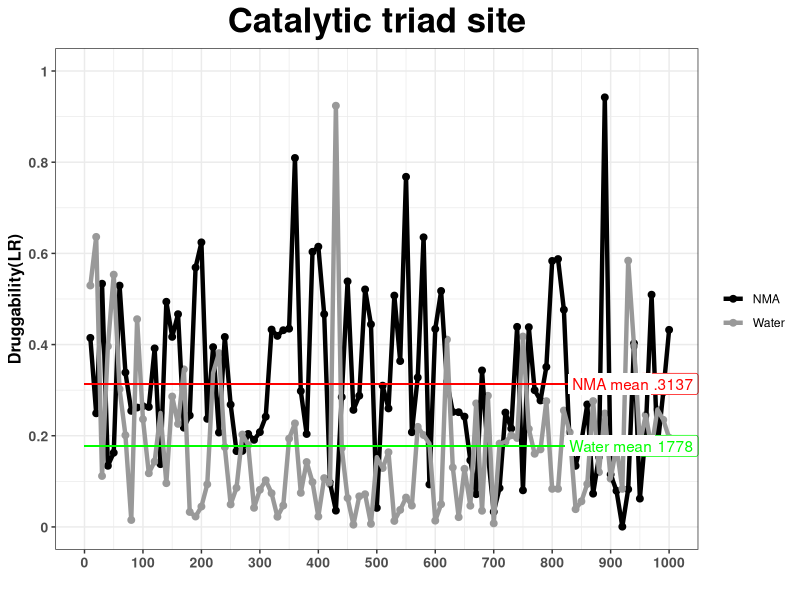
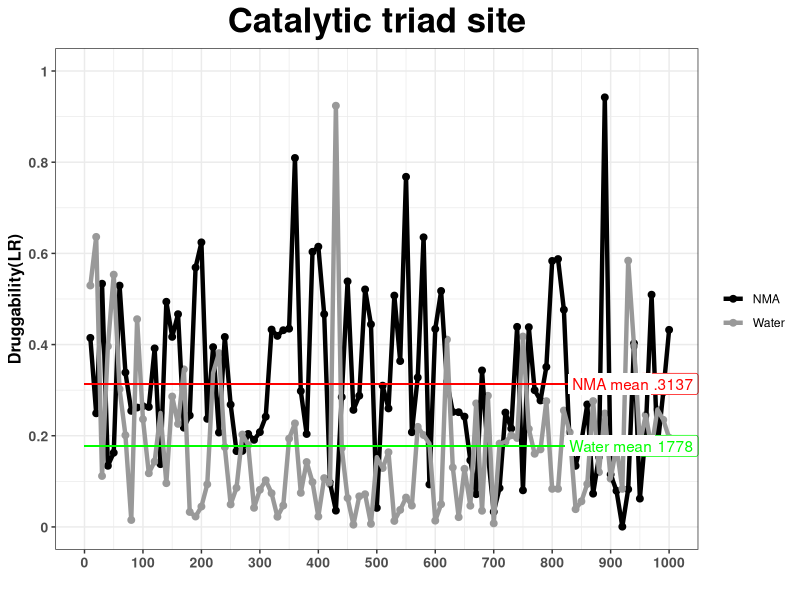

The R source for these figures, in order:
# R作图
library(ggplot2)
#options(repr.plot.width=20, repr.plot.height=6)

# Druggability(LR)
# Import data
rmsf<-read.table("./triad-nma.csv")
rmsf2<-read.table("./triad-water.csv")
name<-c("NMA")
name2<-c("Water")
namemean1<-c("NMA mean")
namemean2<-c("Water mean")

# Define x and y
x<-seq(1,length(rmsf[,3]))
y<-cbind(rmsf[,3])

x2<-seq(1,length(rmsf2[,3]))
y2<-cbind(rmsf2[,3])

# Draw Lines
ggplot()+
geom_point(data=rmsf,aes(x,y,color="black"),    size=2.0)  + 
geom_point(data=rmsf2,aes(x2,y2,color="grey60"), size=2.0)  + 
geom_line(data=rmsf,aes(x,y,color="black"),    size=1.5)  + 
geom_line(data=rmsf2,aes(x2,y2,color="grey60"), size=1.5)  + 

# mean line
geom_segment(data =rmsf,aes(x=0,xend =100,y=mean(y),yend=mean(y)), color="red")+
geom_segment(data =rmsf2,aes(x=0,xend =100,y=mean(y2),yend=mean(y2)), color="green")+
geom_label(color="red",aes(x=100, y=mean(y),label=signif(mean(y), digits = 4), fontface="plain", family="sans")) +
geom_label(color="green",aes(x=100, y=mean(y2), label=signif(mean(y2), digits = 4), fontface="plain", family="sans")) +
geom_label(label.size=0,aes(x=90, y=mean(y),label=namemean1, fontface="plain", family="sans"), color="red") +
geom_label(label.size=0,aes(x=90, y=mean(y2), label=namemean2, fontface="plain", family="sans"), color="green") +

# labs title
labs(title="Catalytic triad site",x="",y="Druggability(LR)") +
# legend
scale_color_manual(name="",values=c("black","grey60"),label=c(name,name2)) +

#scale
scale_y_continuous(limits=c(0,1),breaks=seq(0,1,0.2),label=seq(0,1,0.2))  +
scale_x_continuous(limits=c(0,100),breaks=seq(0,100,10),label=seq(0,1000,100)) +
theme_bw() +

# theme
theme(
plot.title=element_text(hjust=0.5,size=25,face="bold"),
axis.title.x=element_text(size=12,face="bold"),
axis.title.y=element_text(size=12,face="bold"),
axis.text.x=element_text(size=10,face="bold"),
axis.text.y=element_text(size=10,face="bold")
) 

# Save png
ggsave("./Druggability(LR).png",width=18,height=6,dpi=300)

# check whether the unwanted file exists and remove it
file.exists("Rplots.pdf")
file.remove("Rplots.pdf")
